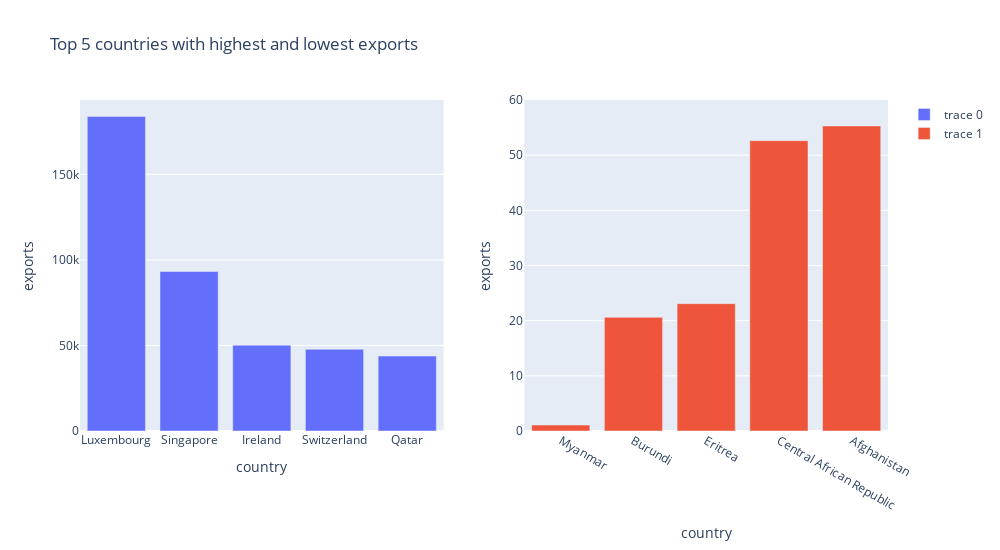

The cell this chart's notebook holds for it:
### Markdown cell above
- Haiti has highest child mortality
- Iceland has lowest child mortality

### Code cell
#Top 5 countries with highest and lowest exports
pltt('exports',[0,60])

### Figure 1 — Plotly figure (JSON) as saved in the notebook; plotly's stock layout.template omitted (floating-point values rounded to 4 significant figures)
{"data": [{"type": "bar", "x": ["Luxembourg", "Singapore", "Ireland", "Switzerland", "Qatar"], "xaxis": "x", "y": [183750, 93200, 50161, 47744, 43800.0], "yaxis": "y"}, {"type": "bar", "x": ["Myanmar", "Burundi", "Eritrea", "Central African Republic", "Afghanistan"], "xaxis": "x2", "y": [1.077, 20.61, 23.09, 52.63, 55.3], "yaxis": "y2"}], "layout": {"height": 550, "title": {"text": "Top 5 countries with highest and lowest exports"}, "width": 1000, "xaxis": {"anchor": "y", "domain": [0, 0.45], "title": {"text": "country"}}, "xaxis2": {"anchor": "y2", "domain": [0.55, 1], "title": {"text": "country"}}, "yaxis": {"anchor": "x", "domain": [0, 1], "title": {"text": "exports"}}, "yaxis2": {"anchor": "x2", "domain": [0, 1], "range": [0, 60], "title": {"text": "exports"}}}}
